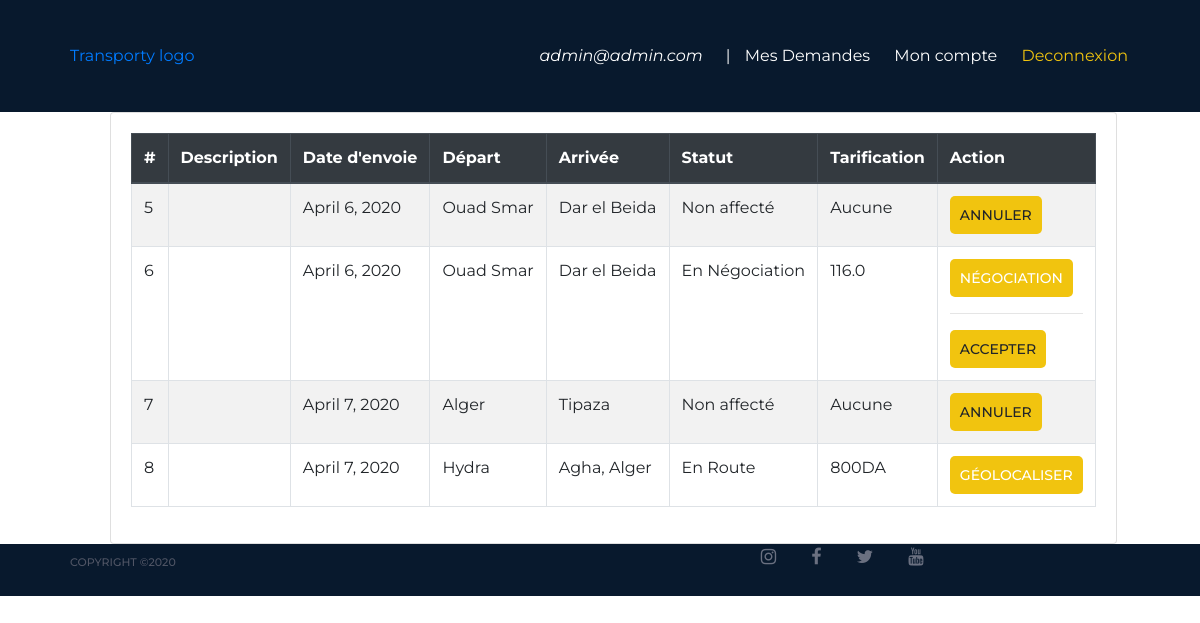
The app's page /trajets/ (signed in) with its own data.
### polls/models.py (models this page shows, shortened)
class User(AbstractBaseUser):
    email = models.EmailField(
        verbose_name='adresse mail',
        max_length=255,
        unique=True,
    )
    nom=models.CharField(max_length=30)
    prenom = models.CharField(max_length=30)
    adresse = models.CharField(max_length=200)
    phone = models.CharField(max_length=30)
    client = models.BooleanField(default=True)
    transport = models.BooleanField(default=False)
    active = models.BooleanField(default=True)
    staff = models.BooleanField(default=False) # a admin user; non super-user
    admin = models.BooleanField(default=False) # a superuser
    USERNAME_FIELD = 'email'
    REQUIRED_FIELDS = ['nom', 'prenom', 'adresse', 'phone'] # Email & Password are required by default.
    @property
    def is_active(self):
        return self.active
    objects = UserManager()

class AnnonceTrajet(models.Model):
    user = models.ForeignKey(User, on_delete=models.CASCADE, null=True)
    statut = models.IntegerField( default=0, choices=STATUT_CHOICE)
    lieuDepart = models.CharField(max_length=50, verbose_name='Lieu de Depart')
    lieuArrivee = models.CharField(max_length=50, verbose_name="Lieu d'arrivée")
    lieuArret=models.CharField(max_length=250, verbose_name="Les lieu d'arret")
    moyen = models.CharField(max_length=200, verbose_name='Moyen de transport')
    killometreDevier = models.FloatField(verbose_name='Killometre a devier')
    volume = models.FloatField(verbose_name='Volume Maximum de la marchandise')
    poids = models.FloatField(verbose_name='Poids MAximum')
    dateEnvoi = models.DateField(verbose_name="Date d'envoi")
    regulier= models.BooleanField(default=True, verbose_name='Trajet Régulier')
    frequence=models.IntegerField(null=True, verbose_name='Frequence')
    jourdep=models.CharField(max_length=50, null=True, verbose_name='Jour deplacement')
    dateDepot = models.DateField(null=True, verbose_name='Date de déposition')
    tarif = models.CharField(max_length=20, default="150DA")

### polls/views.py (the view)
# urls.py: path('trajets/', trajets, name='trajets'),
def trajets(request):
    data=AnnonceTrajet.objects.all().filter(user=request.user)
    template_name='historiqueTransporteur.html'
    return  render(request, template_name,context={'data': data})

### templates/historiqueTransporteur.html
{% extends 'base.html' %}
{% load crispy_forms_tags %}
{% load static %}
{% block content %}
    <div class="container">
    <div class="row">
    <div class="offset-1">
        <div class="card">
        <div class="card-body">
            <table id="historiquetable" class="table table-striped table-bordered" style="width:100%" >
  <thead class="thead-dark">
    <tr>
      <th scope="col">#</th>
      <th scope="col">Description</th>
      <th scope="col">Date d'envoie</th>
        <th scope="col">Départ</th>
        <th scope="col">Arrivée</th>
      <th scope="col">Statut</th>
        <th scope="col">Tarification</th>
        <th scope="col">Action</th>
    </tr>
  </thead>
  <tbody>
  {% for item in data %}
    <tr>
      <td>{{ item.id }}</td>
      <td>{{ item.description }}</td>
      <td>{{ item.dateEnvoi}}</td>
    <td>{{ item.lieuDepart}}</td>
    <td>{{ item.lieuArrivee}}</td>
        {% if item.statut == 0 %}
      <td>Non affecté</td>
            <td>Aucune</td>
            <td><a class="site-btn-form" > Annuler </a></td>
        {% elif item.statut == 1 %}
         <td>En Négociation</td>
            <td>{{item.tarif}}</td>
            <td><button type="button" class="site-btn-form" data-toggle="modal" data-target="#negociationModal">
  Négociation
</button> <hr/> <a class="site-btn-form"> Accepter </a></td>
          {% elif item.statut == 2 %}
         <td>Tarification fixe</td>
            <td>{{item.tarif}}</td>
            <td>Aucune Action Disponible</td>
             {% elif item.statut == 3 %}
         <td>En Route</td>
            <td>{{item.tarif}}</td>
            <td><button type="button" class="site-btn-form" data-toggle="modal" data-target="#localisationmodal">
  Géolocaliser
</button>
            {% include 'localiser.html' %}</td>
             {% elif item.statut == 4 %}
         <td>Arrivé</td>
            <td>{{item.tarif}}</td>
            <td>Aucune Action Disponible</td>
        {% endif %}
    </tr>
    {% endfor %}
  </tbody>
</table>
        </div>
        </div>
        </div>
    </div>
    </div>
{% endblock %}

### templates/navbar.html (shortened to what this page needs)
<header class="header-section clearfix">
		<a href="{% url 'welcome' %}" class="site-logo">
			Transporty logo
		</a>
{% if user.is_authenticated %}
		<div class="header-right">
        <div class="user-panel">
              <a class="login" href="{% url 'compte' %}"> <i> {{ user.email }}</i></a>
            <span>|</span>
			<a href="{% url 'demande' %}" class="login">Mes Demandes</a>
				<a href="{% url 'compte' %}" class="login">Mon compte</a>
				<a href="{% url 'logout' %}" class="register">Deconnexion</a>
			</div>
		</div>
    {% endif %}
	</header>

### polls/static/css/style.css (style rules this page uses)
html, body { height: 100%; font-family: "Montserrat", sans-serif; -webkit-font-smoothing: antialiased; font-smoothing: antialiased; }
.site-btn-form { display: inline-block; border: none; font-size: 14px; font-weight: 500; min-width: 80px; padding: 10px 10px; text-transform: uppercase; border-radius: 5px; background: #f1c40f; color: #fff; line-height: normal; cursor: pointer; text-align: center; }
.header-section { padding-left: 55px; padding-right: 72px; background: #08192d; }
.site-logo { display: inline-block; padding: 0; padding: 44px 15px; }
.header-right { float: right; padding: 44px 0; margin-left: 130px; }
.header-right .user-panel { display: inline-block; }
.header-right .user-panel a { font-size: 16px; color: #ffffff; margin: 0 10px; }
.header-right .user-panel .register { color: #f1c40f; margin-right: 0; }
.header-right span { color: #fff; display: inline-block; padding-left: 9px; }
@media (min-width: 1200px) { .container { max-width: 1176px; } }
@media only screen and (min-width: 1200px) and (max-width: 1360px) { .header-right { margin-left: 50px; } }

### records on screen
User: email "admin@admin.com"
AnnonceTrajet: id "5", dateEnvoi "April 6, 2020", lieuDepart "Ouad Smar", lieuArrivee "Dar el Beida", statut "Non affecté"
AnnonceTrajet: id "6", dateEnvoi "April 6, 2020", lieuDepart "Ouad Smar", lieuArrivee "Dar el Beida", tarif "116.0"
AnnonceTrajet: id "7", dateEnvoi "April 7, 2020", lieuDepart "Alger", lieuArrivee "Tipaza", statut "Non affecté"
AnnonceTrajet: id "8", dateEnvoi "April 7, 2020", lieuDepart "Hydra", lieuArrivee "Agha, Alger", tarif "800DA"
